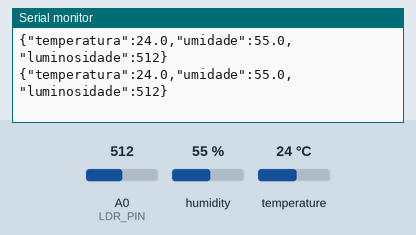
Recording of a sketch running on a simulated Arduino Uno, built with avr-gcc and run on an emulated ATmega328P. Parts: the last lines printed to the serial monitor. The test bench sets the inputs (shaded band); at power-on: humidity 55 %, A0 (LDR_PIN) = 512, temperature 24 °C.

Above: at 8.8 s.
8.9 s: humidity set to 22 %
At 12.6 s:
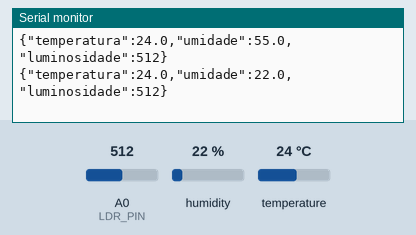
14.9 s: A0 (LDR_PIN) set to 716
At 16.9 s:
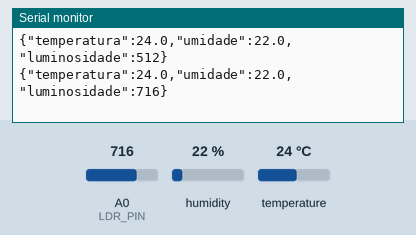
20.9 s: temperature set to 12 °C
At 25.4 s:
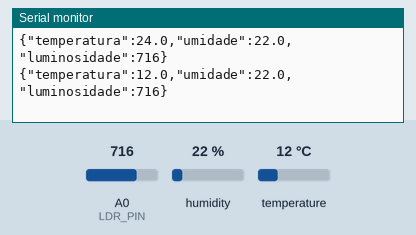
26.9 s: A0 (LDR_PIN) set to 900
At 28.4 s:
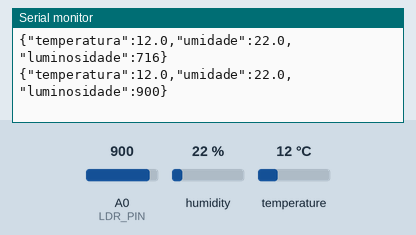
32.9 s: humidity set to 40 %
At 36.9 s:
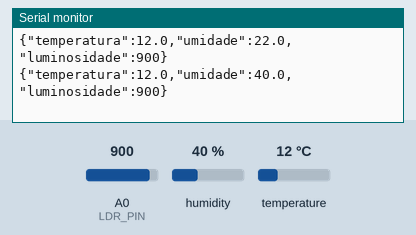
Timing chart, 0 to 38.4 s (numbered marks = the images above; inputs shaded):
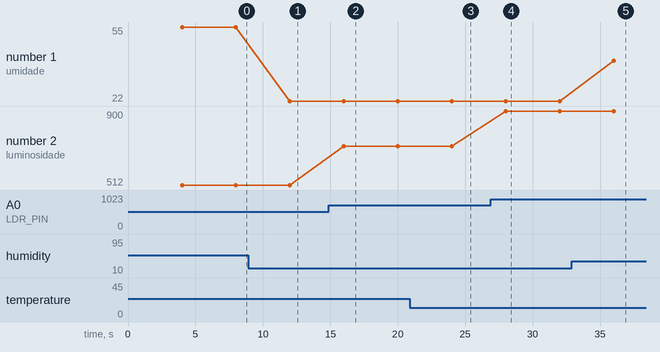

Measured:
- after the input at 8.9 s, the serial monitor: prints a new line after 3.1 s (image 1)
- after the input at 14.9 s, the serial monitor: prints a new line after 1.1 s (image 2)
- after the input at 20.9 s, the serial monitor: prints a new line after 3.1 s (image 3)
- after the input at 26.9 s, the serial monitor: prints a new line after 1.1 s (image 4)
- after the input at 32.9 s, the serial monitor: prints a new line after 3.1 s (image 5)
- plotted number 1: 55 → 22 after the input at 8.9 s, 22 → 40 after the input at 32.9 s
- plotted number 2: 512 → 716 after the input at 14.9 s, 716 → 900 after the input at 26.9 s

The sketch:

VinheriaSensores.ino
```cpp
#include <DHT.h>

/**
 * Vinheria Agnello - Monitoramento da adega climatizada
 *
 * Sensores definidos pelo projeto de hardware:
 *   - DHT22 no pino digital D2: temperatura e umidade;
 *   - Modulo LDR no pino analogico A0: luminosidade bruta.
 *
 * A cada quatro segundos, o firmware publica uma unica linha JSON pela porta
 * serial. O Node-RED pode separar as mensagens por quebra de linha, converter
 * o JSON e encaminhar os dados ao dashboard ou ao broker MQTT.
 */

// Pinagem definida no circuito do Wokwi.
const uint8_t DHT_PIN = 2;
const uint8_t LDR_PIN = A0;
const uint8_t DHT_TYPE = DHT22;

// Configuracoes compartilhadas com o monitor serial e com o Node-RED.
const unsigned long SERIAL_BAUD_RATE = 9600UL;
const unsigned long INTERVALO_LEITURA_MS = 4000UL;

// Objeto responsavel pela comunicacao com o sensor digital DHT22.
DHT dht(DHT_PIN, DHT_TYPE);

// millis() retorna unsigned long. Usar o mesmo tipo permite que a verificacao
// de intervalo continue correta mesmo quando o contador interno transbordar.
unsigned long instanteUltimaLeitura = 0UL;

/**
 * Inicializa a comunicacao serial e os sensores.
 *
 * Nenhuma mensagem de inicializacao e enviada pela serial, pois cada linha da
 * saida deve ser um JSON valido para ser consumido automaticamente.
 */
void setup() {
  Serial.begin(SERIAL_BAUD_RATE);
  dht.begin();
  pinMode(LDR_PIN, INPUT);
}

/**
 * Imprime um numero do DHT22 ou null quando a leitura for invalida.
 *
 * JSON nao reconhece NaN como numero. Publicar null mantem a mensagem valida e
 * permite que o fluxo no Node-RED trate uma falha sem descartar a luminosidade.
 */
void imprimirMedicaoDht(const float valor, const bool leituraValida) {
  if (leituraValida) {
    // Uma casa decimal e suficiente para a precisao nominal do DHT22.
    Serial.print(valor, 1);
    return;
  }

  Serial.print(F("null"));
}

/**
 * Envia as medicoes em uma unica linha JSON terminada por \n.
 *
 * Exemplo de sucesso:
 * {"temperatura":14.2,"umidade":70.0,"luminosidade":512}
 *
 * Em caso de falha do DHT22, temperatura e umidade recebem null, mas a leitura
 * independente do LDR continua disponivel. O campo erro facilita diagnostico.
 */
void enviarLeiturasComoJson(
    const float temperatura,
    const float umidade,
    const int luminosidade,
    const bool leituraDhtValida) {
  Serial.print(F("{\"temperatura\":"));
  imprimirMedicaoDht(temperatura, leituraDhtValida);
  Serial.print(F(",\"umidade\":"));
  imprimirMedicaoDht(umidade, leituraDhtValida);
  Serial.print(F(",\"luminosidade\":"));
  Serial.print(luminosidade);

  if (!leituraDhtValida) {
    Serial.print(F(",\"erro\":\"Falha de leitura do DHT22\""));
  }

  Serial.println(F("}"));
}

/**
 * Executa a amostragem sem bloquear o microcontrolador com delay().
 *
 * O DHT22 e o LDR sao lidos somente depois que os 4000 ms solicitados passam.
 * Durante o restante do tempo, loop() retorna imediatamente e deixa a placa
 * livre para futuras funcionalidades.
 */
void loop() {
  const unsigned long instanteAtual = millis();

  if (instanteAtual - instanteUltimaLeitura < INTERVALO_LEITURA_MS) {
    return;
  }

  instanteUltimaLeitura = instanteAtual;

  const float temperatura = dht.readTemperature();
  const float umidade = dht.readHumidity();
  const int luminosidade = analogRead(LDR_PIN);
  const bool leituraDhtValida = !isnan(temperatura) && !isnan(umidade);

  enviarLeiturasComoJson(
      temperatura,
      umidade,
      luminosidade,
      leituraDhtValida);
}
```
